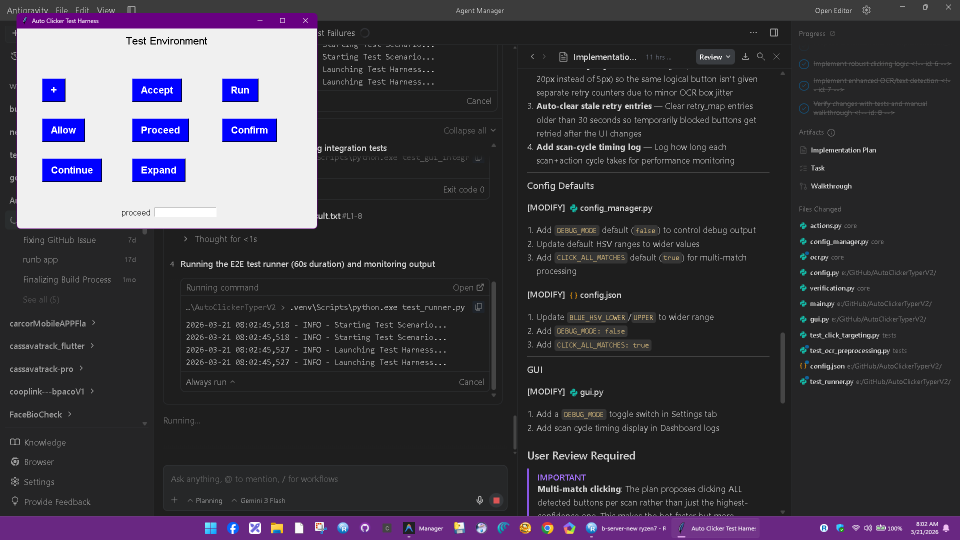
#> input picture test_artifact_1_harness_start.png, 1920 x 1080 px (shown at 1/2 size)
$ python check_harness_ocr.py
#> lines starting #> are read from the running program, lines starting #| are printed output that depends on the picture; after the words box and inside, x2 and y2 are one past the last pixel; in counts of white or black regions, pixels touching at a corner belong together
import cv2
import numpy as np
import pytesseract
from PIL import Image
import os
import json

# Load config to get tesseract path
try:
    with open('config.json', 'r') as f:
#> (reads config.json from the repository)
        cfg = json.load(f)
    tesseract_cmd = cfg.get("TESSERACT_CMD_PATH", r'C:\Program Files\Tesseract-OCR\tesseract.exe')
    if os.path.exists(tesseract_cmd):
        pytesseract.pytesseract.tesseract_cmd = tesseract_cmd
except:
    pass

def diagnostic_ocr(image_path):
#> called with image_path = 'test_artifact_1_harness_start.png'
    if not os.path.exists(image_path):
        print(f"File not found: {image_path}")
        return

    print(f"Analyzing {image_path}...")
    screenshot = Image.open(image_path)
#> screenshot is the input picture: PIL image 1920x1080 RGB; mean R, G, B 62.4, 59, 67.9
    img_np = np.array(screenshot)

    # Simulate detect_blue_regions
    img_cv = cv2.cvtColor(img_np, cv2.COLOR_RGB2BGR)
    hsv = cv2.cvtColor(img_cv, cv2.COLOR_BGR2HSV)
#> hsv: shape (1080, 1920, 3); mean H, S, V 42.5, 16.3, 68.1
    lower_blue = np.array([100, 50, 50])
    upper_blue = np.array([130, 255, 255])
    mask = cv2.inRange(hsv, lower_blue, upper_blue)
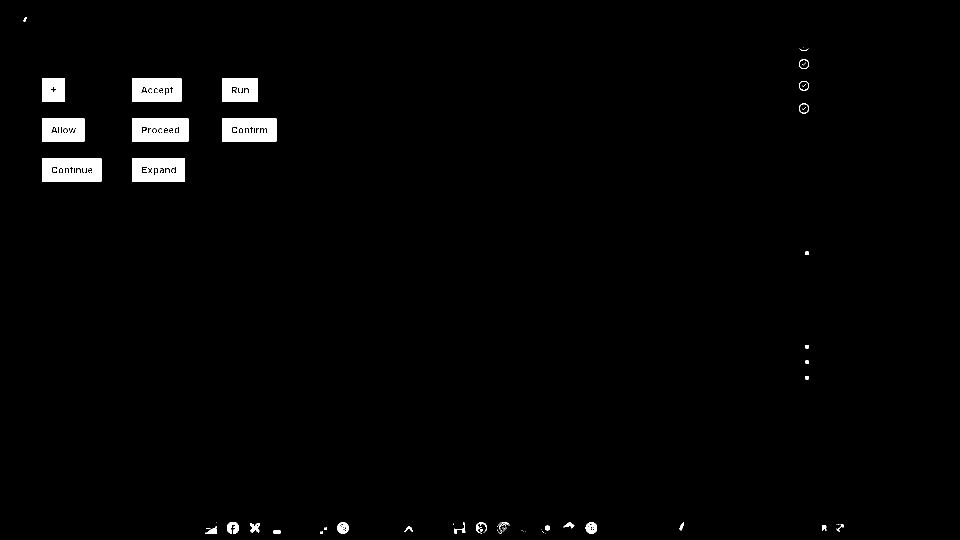
#> mask: shape (1080, 1920) (shown at 1/2 size); 1.7% white; 86 white regions (42 under 20 px)

    # Save mask for inspection
    cv2.imwrite('debug_mask.png', mask)

    contours, _ = cv2.findContours(mask, cv2.RETR_EXTERNAL, cv2.CHAIN_APPROX_SIMPLE)
#> contours = 64 contours, 34 with area under 20; largest, box (x1, y1, x2, y2) and area: (84, 317, 203, 363) 5310, (264, 237, 377, 283) 5040, (444, 237, 553, 283) 4860, (264, 317, 370, 363) 4725, (264, 157, 363, 203) 4410
    print(f"Found {len(contours)} blue regions.")
#| Found 64 blue regions.

    for i, cnt in enumerate(contours):
        x, y, w, h = cv2.boundingRect(cnt)
        if w < 10 or h < 5: continue

        pad = 5
        x_p, y_p = max(0, x-pad), max(0, y-pad)
        w_p, h_p = min(img_np.shape[1]-x_p, w+pad*2), min(img_np.shape[0]-y_p, h+pad*2)

        crop = img_np[y_p:y_p+h_p, x_p:x_p+w_p]

        # Preprocessing
        gray = cv2.cvtColor(crop, cv2.COLOR_RGB2GRAY)
        _, thresh = cv2.threshold(gray, 0, 255, cv2.THRESH_BINARY_INV + cv2.THRESH_OTSU)
        upscaled = cv2.resize(thresh, (0,0), fx=2, fy=2, interpolation=cv2.INTER_CUBIC)

        data = pytesseract.image_to_data(upscaled, output_type=pytesseract.Output.DICT)

        found = []
        for j in range(len(data['text'])):
            t = data['text'][j].strip()
            if t:
                found.append(f"'{t}'({data['conf'][j]})")

        print(f"Region {i} at ({x},{y},{w},{h}): {' '.join(found)}")
#> this loop made 12 passes
#> (x, y, w, h) on passes 1, 2, 4, 5, 6, 7, 8, 9, 11: (1091, 1067, 1, 1), (410, 1065, 1, 1), (1050, 1062, 1, 1), (1047, 1062, 1, 1), (996, 1062, 8, 6), (641, 1062, 5, 6), (1045, 1061, 1, 1), (1042, 1061, 1, 1), (1000, 1060, 1, 1)
#> (cnt, x, y, w, h) on passes 3, 10: ([[1084, 1062], [1087, 1065]], 1084, 1062, 4, 4), ([[1002, 1060], [1004, 1062]], 1002, 1060, 3, 3)
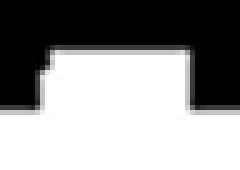
#> upscaled: shape (34, 48) (shown 5 times larger); min 0, max 255, mean 145

if __name__ == "__main__":
    diagnostic_ocr('test_artifact_1_harness_start.png')
#> (the call stopped at in diagnostic_ocr, `data = pytesseract.image_to_data(upscaled, output_type=pytesseract.Out..`: pytesseract is not available in this run)
